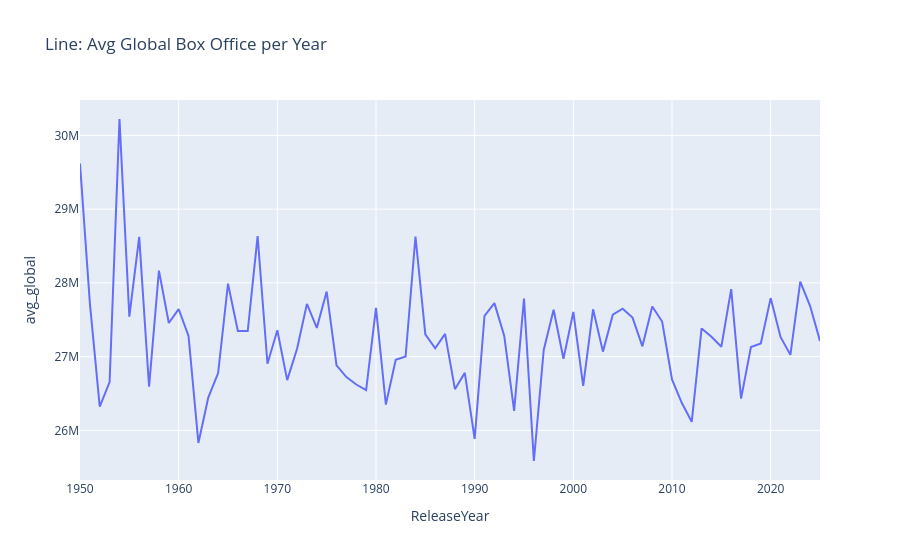

The code cell stored with this chart in its notebook:
### Markdown cell above
## Average global revenue per year

### Code cell
sdf = (movies_df
       .groupBy("ReleaseYear")
       .agg(F.avg("Global_BoxOfficeUSD").alias("avg_global"))
       .orderBy("ReleaseYear"))

fig = sdf.plot.line(x="ReleaseYear", y="avg_global", title="Line: Avg Global Box Office per Year")
fig.show()
